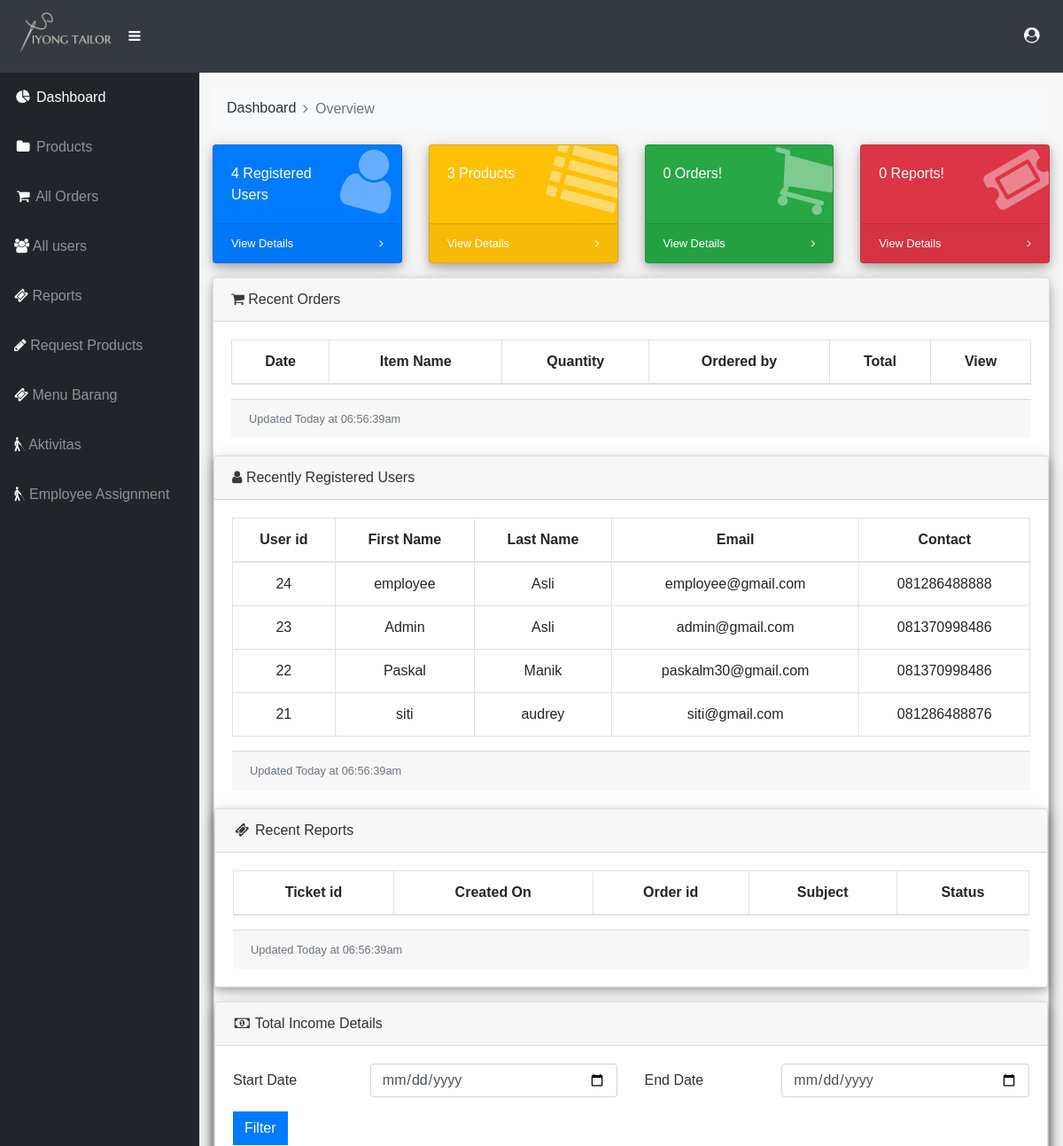
/admin/index.php (signed in, upper part), run on an earlier commit of the app's database.
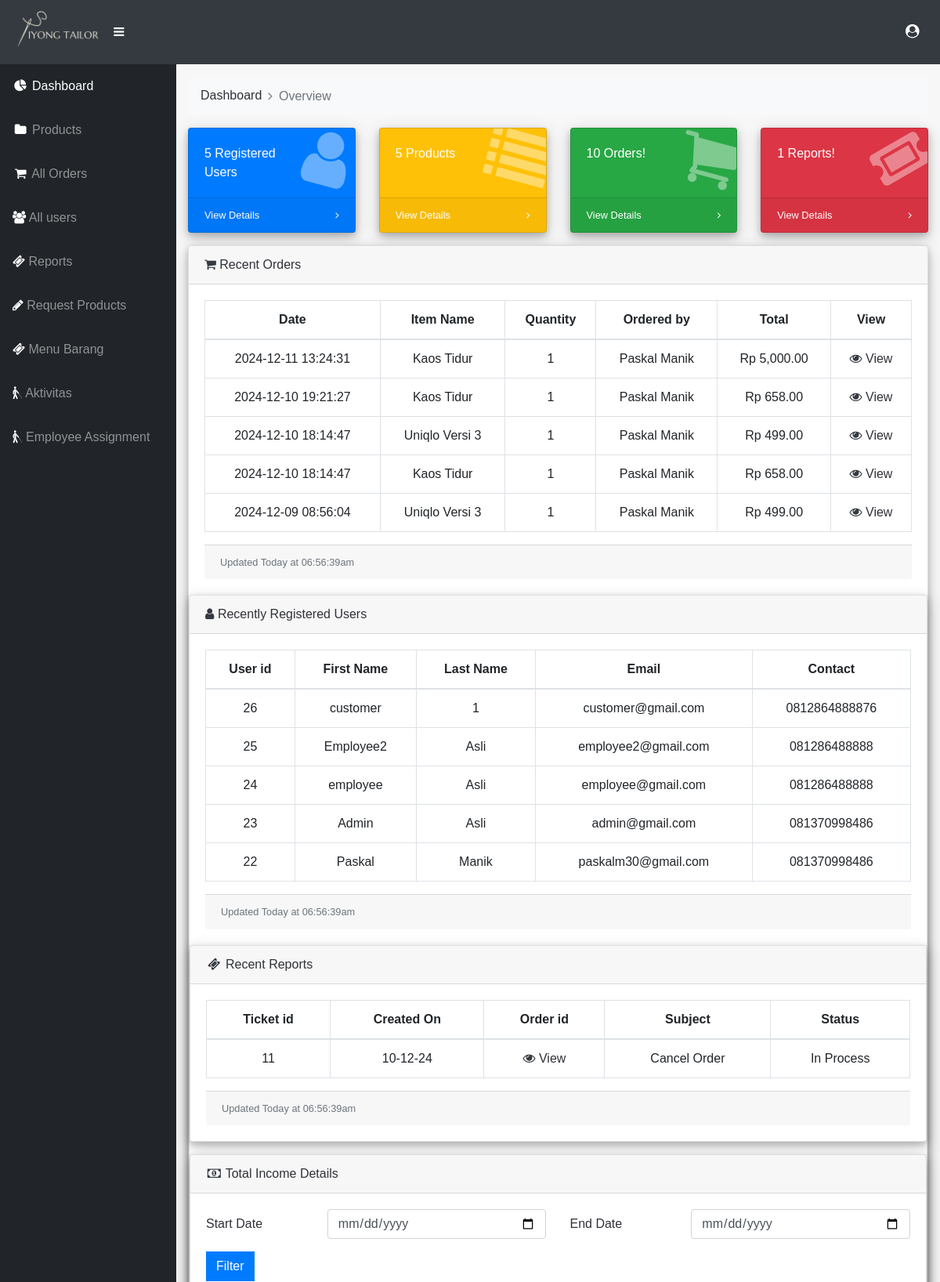
And on a later commit of the database.
### tables this page shows
CREATE TABLE `users` (
  `user_id` int(11) NOT NULL,
  `firstname` varchar(100) NOT NULL,
  `lastname` varchar(100) NOT NULL,
  `email` varchar(150) NOT NULL,
  `contact_no` varchar(30) DEFAULT NULL,
  `role` enum('customer','admin','employee') NOT NULL DEFAULT 'customer',
  `password` varchar(255) NOT NULL,
  `is_verified` tinyint(1) DEFAULT 0,
  `verification_code` varchar(100) NOT NULL,
  `created_at` timestamp NOT NULL DEFAULT current_timestamp(),
  `updated_at` timestamp NOT NULL DEFAULT current_timestamp() ON UPDATE current_timestamp()
);

CREATE TABLE `orders` (
  `user_id` int(20) NOT NULL,
  `order_id` int(50) NOT NULL,
  `address` varchar(200) NOT NULL,
  `firstname` varchar(100) NOT NULL,
  `lastname` varchar(100) NOT NULL,
  `email` varchar(150) NOT NULL,
  `contact_no` text NOT NULL,
  `city` varchar(50) NOT NULL,
  `pincode` varchar(50) NOT NULL,
  `payment_mode` varchar(50) NOT NULL,
  `order_date` varchar(20) NOT NULL,
  `order_status` varchar(10) NOT NULL
);

CREATE TABLE `products` (
  `id` int(5) NOT NULL,
  `product_name` varchar(150) NOT NULL,
  `product_slider` varchar(20) NOT NULL,
  `product_price` int(5) NOT NULL,
  `product_stock` int(5) NOT NULL,
  `product_img` varchar(600) NOT NULL,
  `product_preview` varchar(1000) NOT NULL,
  `product_description` varchar(1000) NOT NULL
);

CREATE TABLE `order_items` (
  `order_item_id` int(11) NOT NULL,
  `order_id` int(50) DEFAULT NULL,
  `product_id` int(5) DEFAULT NULL,
  `product_price` int(10) DEFAULT NULL,
  `quantity` int(10) DEFAULT NULL
);

CREATE TABLE `reports` (
  `report_id` int(40) NOT NULL,
  `report_date` varchar(30) NOT NULL,
  `order_id` int(49) NOT NULL,
  `user_id` int(40) NOT NULL,
  `subject` varchar(100) NOT NULL,
  `message` varchar(400) NOT NULL,
  `status` varchar(40) NOT NULL
);

### admin/index.php (the view, shortened to what the changed rows need)
<?php
include './inc/header.php';
include './inc/db_connect.php';
?>
<?php
include './inc/sidebar.php';
?>
<div id="content-wrapper">
  <div class="container-fluid">
    <div class="row">
      <div class="col-xl-3 col-sm-6 mb-3">
        <div class="card text-white bg-primary o-hidden h-100">
          <div class="card-body">
            <div class="card-body-icon">
              <i class="fa fa-fw fa-user"></i>
            </div>
            <div class="mr-5">
              <?php
              $result = mysqli_query($conn, "SELECT count(*) FROM users");
              $rows = mysqli_fetch_array($result);
              echo  $rows[0];
              ?>
              Registered Users</div>
          </div>
        </div>
      </div>
      <div class="col-xl-3 col-sm-6 mb-3">
        <div class="card text-white bg-warning o-hidden h-100">
          <div class="card-body">
            <div class="card-body-icon">
              <i class="fa fa-fw fa-list"></i>
            </div>
            <div class="mr-5"><?php
                              $result = mysqli_query($conn, "SELECT count(*) FROM products");
                              $rows = mysqli_fetch_array($result);
                              echo  $rows[0];
                              ?> Products</div>
          </div>
        </div>
      </div>
      <div class="col-xl-3 col-sm-6 mb-3">
        <div class="card text-white bg-success o-hidden h-100">
          <div class="card-body">
            <div class="card-body-icon">
              <i class="fa fa-fw fa-shopping-cart"></i>
            </div>
            <div class="mr-5"><?php
                              $result = mysqli_query($conn, "SELECT count(*) FROM orders");
                              $rows = mysqli_fetch_array($result);
                              echo  $rows[0];
                              ?> Orders!</div>
          </div>
        </div>
      </div>
      <div class="col-xl-3 col-sm-6 mb-3">
        <div class="card text-white bg-danger o-hidden h-100">
          <div class="card-body">
            <div class="card-body-icon">
              <i class="fa fa-fw fa-ticket"></i>
            </div>
            <div class="mr-5"><?php
                              $result = mysqli_query($conn, "SELECT count(*) FROM reports");
                              $rows = mysqli_fetch_array($result);
                              echo  $rows[0];
                              ?> Reports!</div>
          </div>
        </div>
      </div>
    </div>
    <div class="card mb-3">
      <div class="card-body">
        <div class="table-responsive">
          <table class="table table-bordered" id="dataTable" width="100%" cellspacing="0">
            <thead>
              <tr>
                <th>Date</th>
                <th>Item Name</th>
                <th>Quantity</th>
                <th>Ordered by</th>
                <th>Total</th>
                <th>View</th>
              </tr>
            </thead>
            <tbody>
              <?php
              $res = mysqli_query($conn, "SELECT o.order_id,o.order_date,u.firstname,u.lastname,oi.product_price,oi.quantity,(oi.product_price * oi.quantity) AS total_price,p.product_name
  FROM orders o
  JOIN users u ON o.user_id = u.user_id
  JOIN order_items oi ON o.order_id = oi.order_id
  JOIN products p ON oi.product_id = p.id
  ORDER BY o.order_id DESC
  LIMIT 5
");
              while ($row = mysqli_fetch_array($res)) {
              ?>
                <tr>
                  <td><?php echo $row['order_date']; ?></td>
                  <td><?php echo $row['product_name']; ?></td>
                  <td><?php echo $row['quantity']; ?></td>
                  <td><?php echo $row['firstname'] . ' ' . $row['lastname']; ?></td>
                  <td>Rp <?php echo number_format($row['total_price'], 2); ?></td>
                  <td>
                    <a href="order-details.php?id=<?php echo $row['order_id']; ?>" style="text-decoration: none;">
                      <i class="fa text-dark fa-eye"></i> View
                    </a>
                  </td>
                </tr>
              <?php
              }
              ?>
            </tbody>
          </table>
        </div>
      </div>
      <div class="card mb-3">
        <div class="card-body">
          <div class="table-responsive">
            <table class="table table-bordered" id="dataTable" width="100%" cellspacing="0">
              <thead>
                <tr>
                  <th>User id</th>
                  <th>First Name</th>
                  <th>Last Name</th>
                  <th>Email</th>
                  <th>Contact</th>
                </tr>
              </thead>
              <tbody>
                <?php
                $res = mysqli_query($conn, " SELECT * FROM users ORDER BY user_id DESC LIMIT 5 ");
                while ($row = mysqli_fetch_array($res)) {
                ?>
                  <tr>
                    <td><?php echo $row['user_id'] ?></td>
                    <td><?php echo $row['firstname'] ?></td>
                    <td> <?php echo $row['lastname'] ?> </td>
                    <td><?php echo $row['email'] ?></td>
                    <td><?php echo $row['contact_no'] ?> </td>
                  <?php
                }
                  ?>
              </tbody>
            </table>
          </div>
        </div>
        <div class="card mb-3">
          <div class="card-body">
            <div class="table-responsive">
              <table class="table table-bordered" id="dataTable" width="100%" cellspacing="0">
                <thead>
                  <tr>
                    <th>Ticket id</th>
                    <th>Created On</th>
                    <th>Order id</th>
                    <th>Subject</th>
                    <th>Status</th>
                  </tr>
                </thead>
                <tbody>
                  <?php
                  $res = mysqli_query($conn, " SELECT * FROM reports ORDER BY report_id DESC LIMIT 5 ");
                  while ($row = mysqli_fetch_array($res)) {
                  ?>
                    <tr>
                      <td><?php echo $row['report_id'] ?></td>
                      <td><?php echo $row['report_date'] ?></td>
                      <td>
                        <a style="text-decoration: none;" href="order-details.php?id=<?php echo $row['order_id']; ?> ">
                          <i class="fa text-dark fa-eye"></i> View
                        </a>
                      </td>
                      <td><?php echo $row['subject'] ?></td>
                      <td><?php echo $row['status'] ?> </td>
                    <?php
                  }
                    ?>
                </tbody>
              </table>
            </div>
          </div>
        </div>
        <?php
        include './inc/footer.php';
        ?>

What changed in the data, as far as the page shows it:
removed users: user_id "21", firstname "siti", lastname "audrey", email "siti@gmail.com", contact_no "081286488876"
added orders: order_date "2024-12-11 13:24:31", products.product_name "Kaos Tidur", order_items.quantity "1", user.firstname "Paskal", user.lastname "Manik", total_price "5,000.00"
added orders: order_date "2024-12-10 19:21:27", products.product_name "Kaos Tidur", order_items.quantity "1", user.firstname "Paskal", user.lastname "Manik", total_price "658.00"
added orders: order_date "2024-12-10 18:14:47", products.product_name "Uniqlo Versi 3", order_items.quantity "1", user.firstname "Paskal", user.lastname "Manik", total_price "499.00", products.product_name "Kaos Tidur", total_price "658.00"
added orders: order_date "2024-12-09 08:56:04", products.product_name "Uniqlo Versi 3", order_items.quantity "1", user.firstname "Paskal", user.lastname "Manik", total_price "499.00"
added users: user_id "26", firstname "customer", lastname "1", email "customer@gmail.com", contact_no "0812864888876"
added users: user_id "25", firstname "Employee2", lastname "Asli", email "employee2@gmail.com", contact_no "081286488888"
added reports: report_id "11", report_date "10-12-24", subject "Cancel Order", status "In Process"
Also different on the page:
$rows[0]: "4" → "5"
$rows[0]: "3" → "5"
$rows[0]: "0" → "10"
$rows[0]: "0" → "1"
